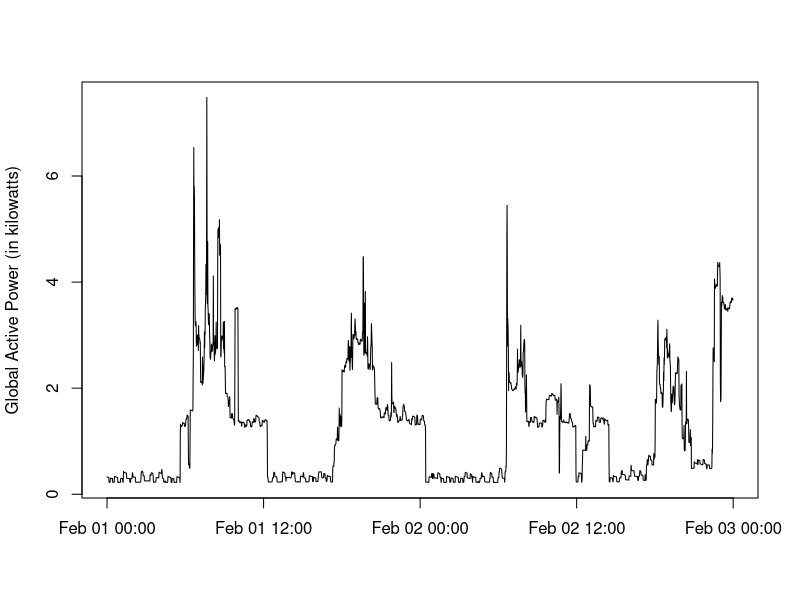

R code for this plot:
#Pre-requisite : create_data.R has been executed => project-data.csv exists in RWork directory

#Language settings
local_origin <- Sys.getlocale( category = "LC_TIME" )
Sys.setlocale("LC_TIME", "C")


#Getting & parsing data
read.csv("project-data.csv",header=TRUE, stringsAsFactors = FALSE)->pdata
as.Date(pdata$Date)->pdata$Date
strptime(pdata$Time, format="%Y-%m-%d %H:%M:%S")->pdata$Time

#Creating 2nd plot
with(pdata, plot(Time, Global_active_power, type="l", xlab="", ylab="Global Active Power (in kilowatts)"))
dev.copy(png,'plot2.png',width = 504, height = 504)
dev.off()

#Language settings
Sys.setlocale("LC_TIME",local_origin)
